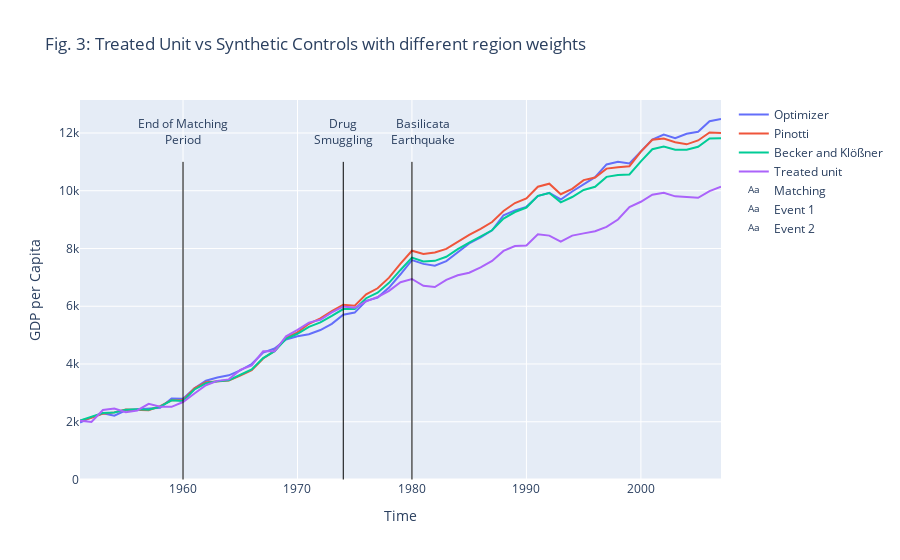

Source (notebook cell):
### Markdown cell above
#### Figure 3: Evolution of observed GDP per capita vs. synthetic estimates across different donor weights

### Code cell
# Auxiliary
#### Graphical Comparison

y_synth_pinotti = w_pinotti.T @ y_control_all
y_synth_becker = w_becker.T @ y_control_all
y_synth_basic = w_basic.T @ y_control_all

fig = go.Figure()
fig.add_trace(go.Scatter(x=list(data.year.unique()), y=y_synth_basic[0],
                    mode='lines', name='Optimizer'))
fig.add_trace(go.Scatter(x=list(data.year.unique()), y=y_synth_pinotti[0],
                    mode='lines', name='Pinotti'))
fig.add_trace(go.Scatter(x=list(data.year.unique()), y=y_synth_becker[0],
                    mode='lines', name='Becker and Klößner'))
fig.add_trace(go.Scatter(x=list(data.year.unique()), y=y_treat_all[0],
                    mode='lines', name='Treated unit'))

fig.add_shape(dict(type="line", x0=1960, y0=0, x1=1960, y1=11000,
                   line=dict(color="Black", width=1)))

fig.add_shape(dict(type="line", x0=1974, y0=0, x1=1974, y1=11000,
                   line=dict(color="Black", width=1)))

fig.add_shape(dict(type="line", x0=1980, y0=0, x1=1980, y1=11000,
                   line=dict(color="Black", width=1)))

fig.add_trace(go.Scatter(x=[1960], y=[12000], mode="text",
    name="Matching", text=["End of Matching<br>Period"]))

fig.add_trace(go.Scatter(x=[1974], y=[12000], mode="text",
    name="Event 1", text=["Drug<br>Smuggling"]))

fig.add_trace(go.Scatter(x=[1981], y=[12000], mode="text",
    name="Event 2", text=["Basilicata<br>Earthquake"]))

fig.update_layout(title='Fig. 3: Treated Unit vs Synthetic Controls with different region weights',
                   xaxis_title='Time', yaxis_title='GDP per Capita')

# Dynamic graph
fig.show()
